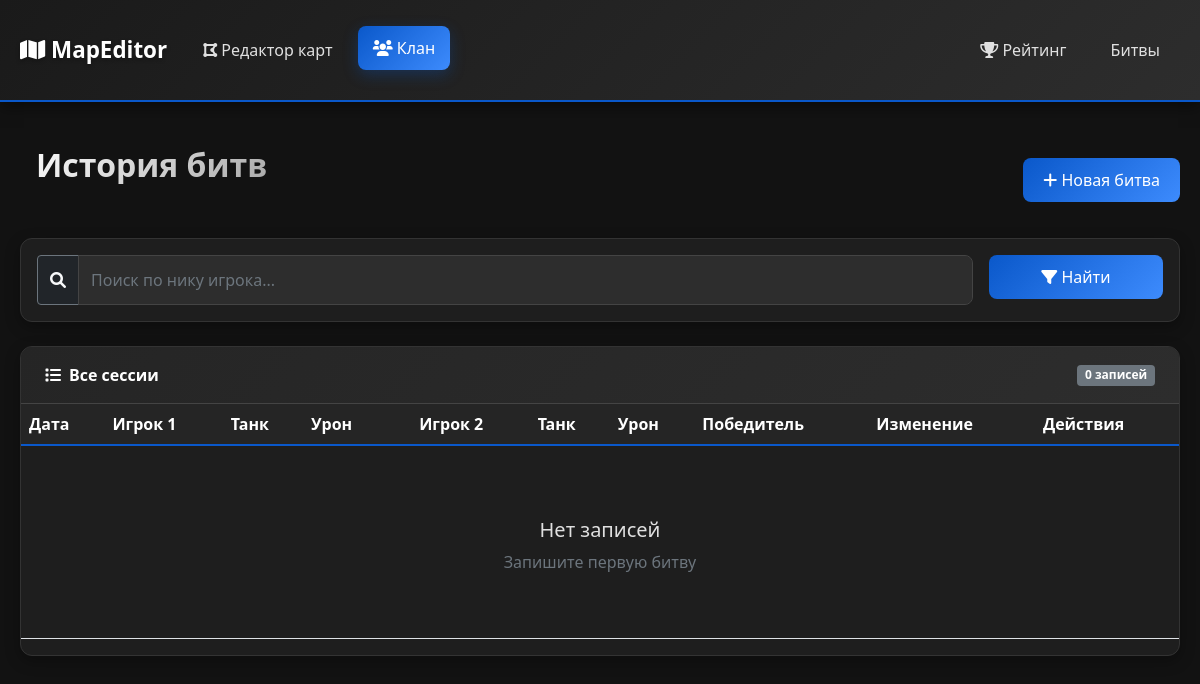
Page /clan/sessions/ on the earlier database version.
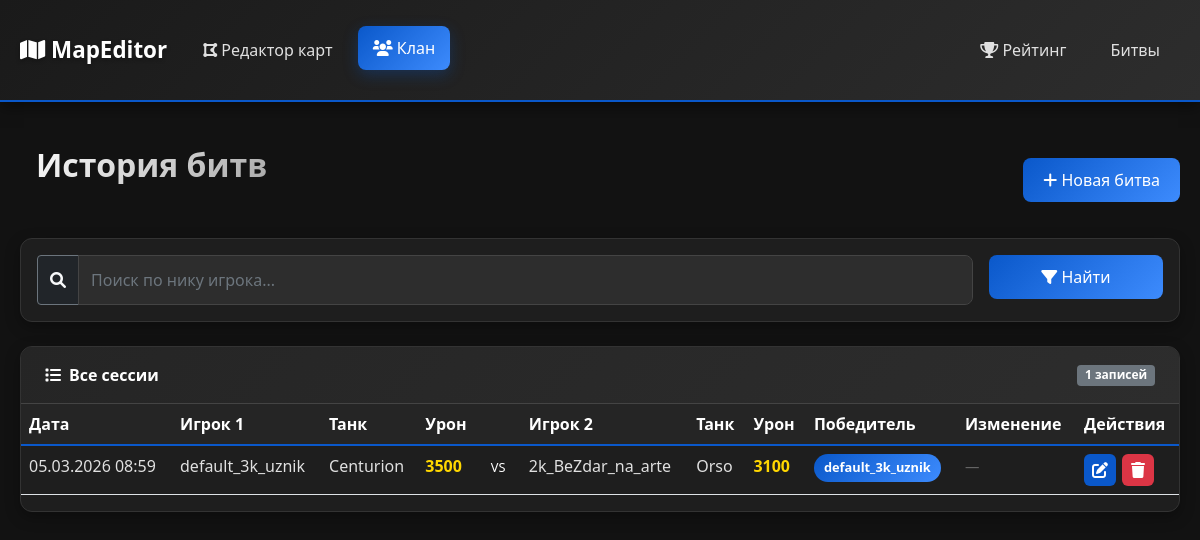
Same page on the later database version.
### clan/models.py (models this page shows, shortened)
class DuelSession(models.Model):
    player1 = models.ForeignKey(
        Player,
        on_delete=models.CASCADE,
        related_name='sessions_as_player1'
    )
    player2 = models.ForeignKey(
        Player,
        on_delete=models.CASCADE,
        related_name='sessions_as_player2'
    )
    tank1 = models.CharField('Танк игрока 1', max_length=100, default='Не указан')
    tank2 = models.CharField('Танк игрока 2', max_length=100, default='Не указан')
    player1_battle_damage = models.IntegerField('Урон игрока 1', default=0)
    player2_battle_damage = models.IntegerField('Урон игрока 2', default=0)
    player1_damage_change = models.IntegerField('Изменение урона P1', default=0)
    player2_damage_change = models.IntegerField('Изменение урона P2', default=0)
    winner = models.ForeignKey(
        Player,
        on_delete=models.SET_NULL,
        null=True,
        blank=True,
        related_name='won_sessions'
    )
    old_position_player1 = models.IntegerField('Позиция P1 до', default=0)
    old_position_player2 = models.IntegerField('Позиция P2 до', default=0)
    new_position_player1 = models.IntegerField('Позиция P1 после', default=0)
    new_position_player2 = models.IntegerField('Позиция P2 после', default=0)
    position_changed = models.BooleanField('Позиции изменились', default=False)
    session_date = models.DateTimeField('Дата сессии', auto_now_add=True)
    notes = models.TextField('Заметки', blank=True)
    class Meta:
        verbose_name = 'Дуэльная сессия'
        verbose_name_plural = 'Дуэльные сессии'
        ordering = ['-session_date']

class Player(models.Model):
    nickname = models.CharField('Ник в игре', max_length=100, unique=True)
    discord_nick = models.CharField('Discord', max_length=100, blank=True, null=True)
    average_damage = models.IntegerField('Средний урон', default=0)
    commander_notes = models.TextField('Заметки командира', blank=True)
    position = models.IntegerField('Позиция в рейтинге', default=0)
    total_battles = models.IntegerField('Всего боев', default=0)
    position_history = models.JSONField('История позиций', default=list, blank=True)
    wins = models.IntegerField('Побед', default=0)
    losses = models.IntegerField('Поражений', default=0)
    created_at = models.DateTimeField('Дата добавления', auto_now_add=True)
    updated_at = models.DateTimeField('Обновлено', auto_now=True)
    is_active = models.BooleanField('Активный игрок', default=True)
    class Meta:
        verbose_name = 'Игрок'
        verbose_name_plural = 'Игроки'
        ordering = ['-average_damage']

### clan/views.py (the view)
# urls.py: path('sessions/', views.session_list, name='session_list'),
def session_list(request):
    sessions = DuelSession.objects.all().select_related(
        'player1', 'player2', 'winner'
    ).order_by('-session_date')
    player_filter = request.GET.get('player', '')
    if player_filter:
        sessions = sessions.filter(
            Q(player1__nickname__icontains=player_filter) |
            Q(player2__nickname__icontains=player_filter)
        )
    total_sessions = sessions.count()
    total_changed = sessions.filter(position_changed=True).count()
    context = {
        'sessions': sessions,
        'player_filter': player_filter,
        'total_sessions': total_sessions,
        'total_changed': total_changed,
    }
    return render(request, 'clan/session_list.html', context)

### templates/clan/session_list.html (shortened to what the changed rows need)
{% extends 'clan/base_clan.html' %}
{% load static %}
{% block content %}
<div class="d-flex justify-content-between align-items-center mb-4">
    <h1 class="page-title">
        История битв
    </h1>
</div>
<div class="card">
    <div class="card-header d-flex justify-content-between align-items-center">
        <span><i class="fas fa-list me-2"></i>Все сессии</span>
        <span class="badge bg-secondary">{{ sessions.count }} записей</span>
    </div>
    <div class="table-responsive">
        <table class="table">
            <thead>
                <tr>
                    <th>Дата</th>
                    <th>Игрок 1</th>
                    <th>Танк</th>
                    <th>Урон</th>
                    <th></th>
                    <th>Игрок 2</th>
                    <th>Танк</th>
                    <th>Урон</th>
                    <th>Победитель</th>
                    <th>Изменение</th>
                    <th>Действия</th>
                </tr>
            </thead>
            <tbody>
                {% for session in sessions %}
                <tr>
                    <td>{{ session.session_date|date:"d.m.Y H:i" }}</td>
                    <td>
                        <a href="{% url 'clan:player_detail' session.player1.id %}" class="player-link">
                            {{ session.player1.nickname }}
                        </a>
                    </td>
                    <td>{{ session.tank1|default:"—" }}</td>
                    <td class="damage-cell">{{ session.player1_battle_damage }}</td>
                    <td><span class="vs-badge">VS</span></td>
                    <td>
                        <a href="{% url 'clan:player_detail' session.player2.id %}" class="player-link">
                            {{ session.player2.nickname }}
                        </a>
                    </td>
                    <td>{{ session.tank2|default:"—" }}</td>
                    <td class="damage-cell">{{ session.player2_battle_damage }}</td>
                    <td>
                        {% if session.winner %}
                            <span class="winner-badge {% if session.winner == session.player1 %}p1-win{% else %}p2-win{% endif %}">
                                {{ session.winner.nickname }}
                            </span>
                        {% else %}
                            <span class="badge bg-secondary">—</span>
                        {% endif %}
                    </td>
                    <td>
                        {% if session.position_changed %}
                            <span class="change-badge" title="Позиции изменились">
                                <i class="fas fa-arrows-up-down"></i>
                                {{ session.old_position_player1 }}→{{ session.new_position_player1 }}
                            </span>
                        {% else %}
                            <span class="no-change">—</span>
                        {% endif %}
                    </td>
                    <td>
                        <div class="action-buttons">
                            <a href="{% url 'clan:session_edit' session.id %}" class="btn-action btn-edit" title="Редактировать">
                                <i class="fas fa-edit"></i>
                            </a>
                            <a href="{% url 'clan:session_delete' session.id %}" class="btn-action btn-delete" title="Удалить">
                                <i class="fas fa-trash"></i>
                            </a>
                        </div>
                    </td>
                </tr>
                {% empty %}
                <tr>
                    <td colspan="11" class="text-center py-5">
                        <h5>Нет записей</h5>
                        <p class="text-muted">Запишите первую битву</p>
                    </td>
                </tr>
                {% endfor %}
            </tbody>
        </table>
    </div>
</div>
{% endblock %}

Differences in the rows shown:
added DuelSession: session_date "05.03.2026 08:59", player1.nickname "default_3k_uznik", tank1 "Centurion", player1_battle_damage "3500", player2.nickname "2k_BeZdar_na_arte", tank2 "Orso", player2_battle_damage "3100", winner.nickname "default_3k_uznik"
Other differences:
{{ sessions.count }}: "0" → "1"
text no longer shown: "Нет записей Запишите первую битву"
